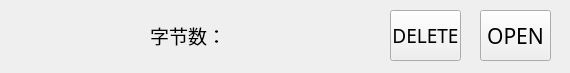
<?xml version="1.0" encoding="UTF-8"?>
<ui version="4.0">
 <class>EMessageWidget</class>
 <widget class="QWidget" name="EMessageWidget">
  <property name="enabled">
   <bool>true</bool>
  </property>
  <property name="geometry">
   <rect>
    <x>0</x>
    <y>0</y>
    <width>570</width>
    <height>73</height>
   </rect>
  </property>
  <property name="minimumSize">
   <size>
    <width>570</width>
    <height>73</height>
   </size>
  </property>
  <property name="maximumSize">
   <size>
    <width>570</width>
    <height>73</height>
   </size>
  </property>
  <property name="mouseTracking">
   <bool>false</bool>
  </property>
  <property name="autoFillBackground">
   <bool>true</bool>
  </property>
  <widget class="QLabel" name="label_3">
   <property name="geometry">
    <rect>
     <x>150</x>
     <y>20</y>
     <width>71</width>
     <height>31</height>
    </rect>
   </property>
   <property name="font">
    <font>
     <family>微软雅黑</family>
     <pointsize>14</pointsize>
    </font>
   </property>
   <property name="text">
    <string>字节数：</string>
   </property>
  </widget>
  <widget class="QPushButton" name="pushButton_1">
   <property name="geometry">
    <rect>
     <x>480</x>
     <y>10</y>
     <width>71</width>
     <height>51</height>
    </rect>
   </property>
   <property name="font">
    <font>
     <family>Gadugi</family>
     <pointsize>16</pointsize>
    </font>
   </property>
   <property name="text">
    <string>OPEN</string>
   </property>
  </widget>
  <widget class="QPushButton" name="pushButton_2">
   <property name="geometry">
    <rect>
     <x>390</x>
     <y>10</y>
     <width>71</width>
     <height>51</height>
    </rect>
   </property>
   <property name="font">
    <font>
     <family>Gadugi</family>
     <pointsize>14</pointsize>
    </font>
   </property>
   <property name="text">
    <string>DELETE</string>
   </property>
   <property name="autoDefault">
    <bool>false</bool>
   </property>
   <property name="flat">
    <bool>false</bool>
   </property>
  </widget>
  <widget class="QLabel" name="label_2">
   <property name="geometry">
    <rect>
     <x>220</x>
     <y>20</y>
     <width>151</width>
     <height>31</height>
    </rect>
   </property>
   <property name="font">
    <font>
     <family>微软雅黑</family>
     <pointsize>14</pointsize>
    </font>
   </property>
   <property name="text">
    <string/>
   </property>
  </widget>
  <widget class="QLabel" name="label_1">
   <property name="geometry">
    <rect>
     <x>100</x>
     <y>20</y>
     <width>41</width>
     <height>31</height>
    </rect>
   </property>
   <property name="font">
    <font>
     <family>Verdana</family>
     <pointsize>16</pointsize>
    </font>
   </property>
   <property name="text">
    <string/>
   </property>
  </widget>
  <widget class="QLabel" name="label">
   <property name="geometry">
    <rect>
     <x>10</x>
     <y>0</y>
     <width>81</width>
     <height>71</height>
    </rect>
   </property>
   <property name="text">
    <string/>
   </property>
   <property name="pixmap">
    <pixmap resource="res.qrc">:/icon/ICON/messicon.png</pixmap>
   </property>
   <property name="scaledContents">
    <bool>true</bool>
   </property>
  </widget>
 </widget>
 <resources>
  <include location="res.qrc"/>
 </resources>
 <connections/>
</ui>
